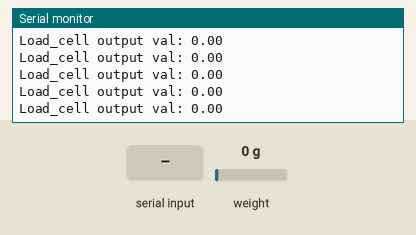
This sketch was run on a simulated Arduino Uno, built with avr-gcc and run on an emulated ATmega328P. Shown: the last lines printed to the serial monitor. The inputs (shaded band) are chosen by the test bench; at power-on: weight on the scale 0 g.

Above: at 3.6 s.
3.7 s: "t" received over Serial
At 3.71 s:
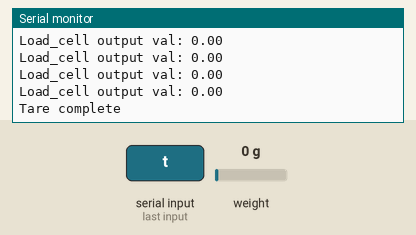
5.2 s: weight on the scale set to 100 g
At 5.22 s:
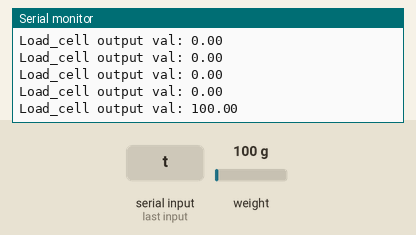
6.7 s: weight on the scale set to 1250 g
At 6.72 s:
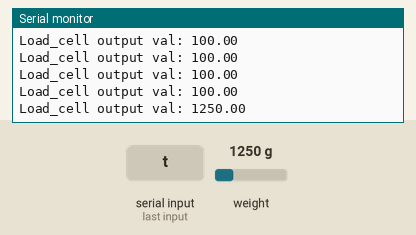
Timing chart, 0 to 9.7 s (numbered marks = the images above; inputs shaded):
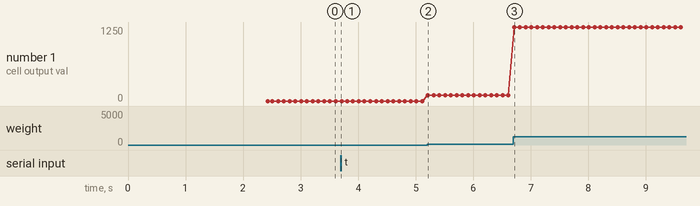

Measured:
- after the input at 3.7 s, the serial monitor: prints a new line at once (image 1)
- after the input at 5.2 s, the serial monitor: prints a new line at once (image 2)
- after the input at 6.7 s, the serial monitor: prints a new line at once (image 3)
- plotted number 1: 0 → 100 after the input at 5.2 s, 100 → 1250 after the input at 6.7 s

The sketch:

loadcell-t.ino
```cpp
#include <EEPROM.h>
#include <HX711_ADC.h>

// pins:
const int HX711_dout = A1; // mcu > HX711 dout pin
const int HX711_sck = A0;  // mcu > HX711 sck pin

// HX711 constructor:
HX711_ADC LoadCell(HX711_dout, HX711_sck);

const int calVal_eepromAdress = 0;
long t;

void setup() {
  Serial.begin(9600);
  delay(10);
  Serial.println();
  Serial.println("Starting...");

  LoadCell.begin();
  float calibrationValue;
  calibrationValue = 696.0;
#if defined(ESP8266) || defined(ESP32)
  EEPROM.begin(512);
#endif
  EEPROM.get(calVal_eepromAdress, calibrationValue);

  long stabilizingtime = 2000;
  boolean _tare = true;
  LoadCell.start(stabilizingtime, _tare);
  if (LoadCell.getTareTimeoutFlag()) {
    Serial.println("Timeout, check MCU>HX711 wiring and pin designations");
    while (1)
      ;
  } else {
    LoadCell.setCalFactor(calibrationValue);
    Serial.println("Startup is complete");
  }
}

void loop() {
  static boolean newDataReady = 0;
  const int serialPrintInterval = 0;

  if (LoadCell.update())
    newDataReady = true;

  if (newDataReady) {
    if (millis() > t + serialPrintInterval) {
      float i = LoadCell.getData();
      Serial.print("Load_cell output val: ");
      Serial.println(i);
      newDataReady = 0;
      t = millis();
    }
  }

  if (Serial.available() > 0) {
    float i;
    char inByte = Serial.read();
    if (inByte == 't')
      LoadCell.tareNoDelay();
  }

  if (LoadCell.getTareStatus() == true) {
    Serial.println("Tare complete");
  }
}
```
